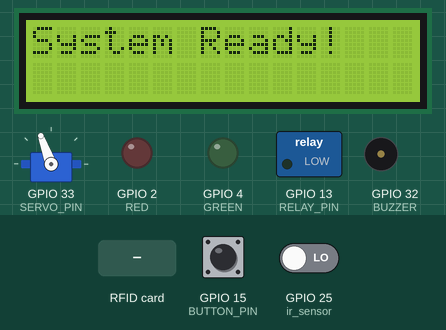
Recording of a sketch running on a simulated ESP32. Shown: 16×2 character LCD, servo, switched loads named in the sketch (green lamp = pin HIGH), output pins drawn as LEDs (lit = HIGH), buzzer (waves = sounding). Dashed ring = blinking. The test bench sets the inputs (shaded band); at power-on: GPIO 25 (ir_sensor) LOW, GPIO 15 (BUTTON_PIN) LOW. WiFi joins after 1.5 s; servers stay silent unless stated; uploads are accepted with an empty reply; what the sketch prints to the serial monitor is not drawn.

Above: at 2.8 s.
2.9 s: RFID card 03 A2 AE 15 held to the reader
At 5.2 s:
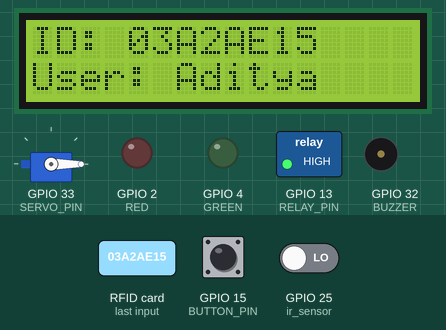
5.5 s: GPIO 25 (ir_sensor) driven HIGH
At 7.0 s:
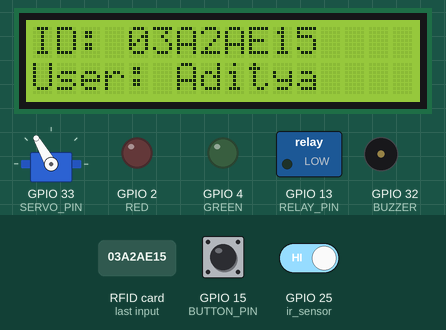
8.5 s: RFID card 03 16 25 11 held to the reader
At 10.8 s:
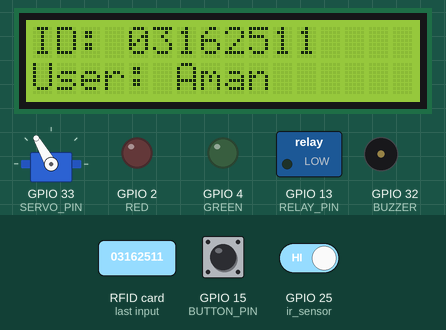
10.9 s: RFID card 03 A2 AE 16 held to the reader
At 13.4 s:
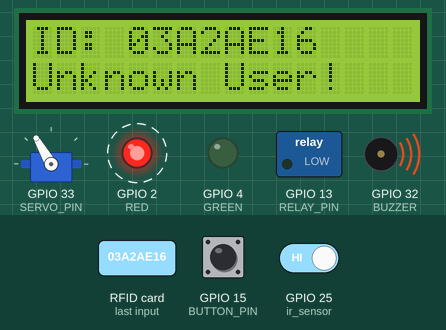
13.9 s: RFID card 5E 7A 19 C4 held to the reader
At 16.1 s:
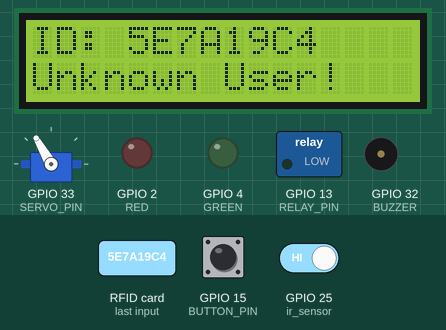
Timing chart, 0 to 17.4 s (numbered marks = the images above; inputs shaded):
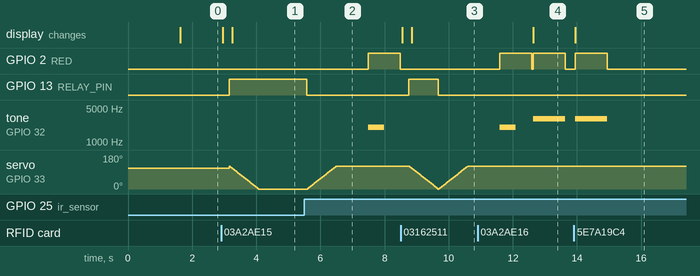

Measured:
- after the input at 2.9 s, GPIO 13 (RELAY_PIN): LOW → HIGH after 0.26 s; the display: first changes after 0.05 s (image 1 shows a later state)
- after the input at 5.5 s, GPIO 2 (RED): LOW → HIGH after 2.0 s, → LOW 1.0 s later; GPIO 13 (RELAY_PIN): HIGH → LOW after 0.07 s; tone on GPIO 32 (BUZZER): silent → 2000 Hz after 2.0 s, → silent 0.50 s later; servo on GPIO 33 (SERVO_PIN): moves from 0° to 120° over 0.87 s, starting after 0.10 s
- after the input at 8.5 s, GPIO 13 (RELAY_PIN): LOW → HIGH after 0.26 s, → LOW 0.92 s later; the display: first changes after 0.05 s (image 3 shows a later state)
- after the input at 10.9 s, the display: changes after 1.7 s (image 4)
- after the input at 13.9 s, GPIO 2 (RED): LOW → HIGH after 0.05 s, → LOW 1.0 s later; tone on GPIO 32 (BUZZER): silent → 3000 Hz after 0.05 s, → silent 1.0 s later; the display: changes after 0.05 s (image 5)

The sketch:

final_door_rfid_code.ino
```cpp
 #include <WiFi.h>
#include <HTTPClient.h>
#include <SPI.h>
#include <MFRC522.h>
#include <Wire.h>               // Include the Wire library for I2C
#include <LiquidCrystal_I2C.h>  // Include the LiquidCrystal_I2C library
#include <ESP32Servo.h>         // ESP32-specific Servo library

// WiFi Configuration
const char* ssid = "SMARTAXIOM";
const char* password = "Amit1305";

// Google Sheets Configuration
String API_ID = "AKfycbx_CdGcPLL_yK7JOcREl8a2SMrHg_eLwzIVy65zerpRapniwNnhCbkE-ASVvjrTjC3Wvg";

// RFID Configuration
#define RST_PIN 22
#define SS_PIN 21
MFRC522 mfrc522(SS_PIN, RST_PIN);
#define ir_sensor 25 // Button to determine IN/OUT
// Button Configuration
#define BUTTON_PIN 15 // Button to determine IN/OUT

// LCD Configuration
#define I2C_SDA 27    // I2C SDA pin
#define I2C_SCL 26    // I2C SCL pin
LiquidCrystal_I2C lcd(0x27, 16, 2); // Initialize the LCD (address, columns, rows)

// LED and Buzzer Configuration
#define RED     2    // Red LED pin
#define GREEN   4    // Green LED pin
#define BUZZER 32    // Buzzer pin
#define RELAY_PIN 13  // Using GPIO13 (D13)
// Servo Configuration
#define SERVO_PIN 33 // Servo motor pin
Servo myServo;       // Create a servo object

void setup() {
  Serial.begin(115200);

  // Initialize WiFi
  connectToWiFi();

  // Initialize RFID
  SPI.begin();
  mfrc522.PCD_Init();

  // Initialize Button
  pinMode(BUTTON_PIN, INPUT); // Button with external pull-up resistor
  pinMode(ir_sensor, INPUT); // Initialize IR sensor as input
  pinMode(RELAY_PIN, OUTPUT);
  digitalWrite(RELAY_PIN, LOW);  // Start with relay OFF
  // Initialize LCD
  Wire.begin(I2C_SDA, I2C_SCL); // Initialize I2C communication
  lcd.init();                   // Initialize the LCD
  lcd.backlight();               // Turn on the backlight
  lcd.setCursor(0, 0);           // Set cursor to the first column, first row
  lcd.print("System Ready!");    // Display a welcome message

  // Initialize LEDs and Buzzer
  pinMode(RED, OUTPUT);
  pinMode(GREEN, OUTPUT);
  pinMode(BUZZER, OUTPUT);

  // Initialize Servo
  myServo.attach(SERVO_PIN); // Attach the servo to the specified pin
  myServo.write(110);        // Set initial position (door closed)

  // Turn off LEDs and Buzzer initially
  digitalWrite(RED, LOW);
  digitalWrite(GREEN, LOW);
  digitalWrite(BUZZER, LOW);

  Serial.println("System Ready!");
}

void loop() {
  rfid_read(); // Handle RFID card scanning
}

// WiFi Connection Handler
void connectToWiFi() {
  Serial.println("\n=== Connecting to WiFi ===");
  WiFi.begin(ssid, password);

  while (WiFi.status() != WL_CONNECTED) {
    delay(500);
    Serial.print(".");
  }

  Serial.println("\nWiFi Connected!");
  Serial.printf("IP Address: %s\n", WiFi.localIP().toString().c_str());
}

// Data Transmission Core
void sendData(String uid, String name, String mode) {
  HTTPClient http;

  // Construct URL with all parameters
  String url = "https://script.google.com/macros/s/" + API_ID + "/exec";
  url += "?uid=" + uid;
  url += "&name=" + name;
  url += "&mode=" + mode;

  Serial.println("\n=== Sending Data ===");
  Serial.println("URL: " + url);

  http.begin(url); // Initialize HTTP connection
  http.setFollowRedirects(HTTPC_STRICT_FOLLOW_REDIRECTS); // Follow redirects

  int httpCode = http.GET(); // Send GET request

  if (httpCode > 0) {
    Serial.printf("HTTP Status Code: %d\n", httpCode);
    String payload = http.getString();
    Serial.println("Response from server:");
    Serial.println(payload);
  } else {
    Serial.printf("HTTP Request failed. Error: %s\n", http.errorToString(httpCode).c_str());
  }

  http.end(); // Close connection
}

// RFID Reading Function
void rfid_read() {
  // Look for new cards
  if (!mfrc522.PICC_IsNewCardPresent()) return;

  if (!mfrc522.PICC_ReadCardSerial()) return;

  // Read UID and format without spaces
  String uid = "";
  for (byte i = 0; i < mfrc522.uid.size; i++) {
    uid += String(mfrc522.uid.uidByte[i] < 0x10 ? "0" : "");
    uid += String(mfrc522.uid.uidByte[i], HEX);
  }
  uid.toUpperCase();

  // Determine mode based on button state
  String mode = digitalRead(BUTTON_PIN) == HIGH ? "IN" : "OUT";

  // Display UID and Mode on Serial Monitor
  Serial.print("UID tag: ");
  Serial.println(uid);

  Serial.print("Mode: ");
  Serial.println(mode);

  // Display User Info on LCD
  lcd.clear(); // Clear the LCD
  lcd.setCursor(0, 0); // Set cursor to the first column, first row
  lcd.print("ID: " + uid); // Display the UID
  lcd.setCursor(0, 1); // Set cursor to the first column, second row
  lcd.print("Mode: " + mode); // Display the mode (IN/OUT)

  // Control LEDs, Buzzer, and Servo
  if (uid == "03A2AE15") { // Known user: Aditya
    sendData(uid, "Aditya", mode);
    lcd.setCursor(0, 1); // Set cursor to the first column, second row
    lcd.print("User: Aditya"); // Display the user's name

    // Activate Servo (open and close door)
    motor1();
    delay(1000);
    if (mode == "IN") {

      digitalWrite(GREEN, HIGH); // Turn on Green LED
      tone(BUZZER, 1000, 500);  // Beep the buzzer for 500ms
      delay(1000);              // Keep Green LED on for 1 second
      digitalWrite(GREEN, LOW); // Turn off Green LED

    } else {
      digitalWrite(RED, HIGH);  // Turn on Red LED
      tone(BUZZER, 2000, 500);  // Beep the buzzer for 500ms
      delay(1000);              // Keep Red LED on for 1 second
      digitalWrite(RED, LOW);   // Turn off Red LED
    }
  } else if (uid == "03162511") { // Known user: Aman
    sendData("03A2AE16", "Aman", mode);
    lcd.setCursor(0, 1); // Set cursor to the first column, second row
    lcd.print("User: Aman"); // Display the user's name

    // Activate Servo (open and close door)
    motor1();
    delay(1000);
    if (mode == "IN") {

      digitalWrite(GREEN, HIGH); // Turn on Green LED
      tone(BUZZER, 1000, 500);  // Beep the buzzer for 500ms
      delay(1000);              // Keep Green LED on for 1 second
      digitalWrite(GREEN, LOW); // Turn off Green LED

    } else {
      digitalWrite(RED, HIGH);  // Turn on Red LED
      tone(BUZZER, 2000, 500);  // Beep the buzzer for 500ms
      delay(1000);              // Keep Red LED on for 1 second
      digitalWrite(RED, LOW);   // Turn off Red LED
    }
  } else { // Unknown user
    Serial.println("Unknown Card!");
    lcd.setCursor(0, 1); // Set cursor to the first column, second row
    lcd.print("Unknown User!"); // Display unknown user message

    digitalWrite(RED, HIGH);  // Turn on Red LED
    tone(BUZZER, 3000, 1000); // Beep the buzzer for 1 second
    delay(1000);              // Keep Red LED on for 1 second
    digitalWrite(RED, LOW);   // Turn off Red LED
  }

  // Reset RFID reader for next scan
  mfrc522.PICC_HaltA();
  mfrc522.PCD_StopCrypto1(); // Stop encryption (important for reset)
}

// Servo Control Function
void motor1()
{
  // Ensure the servo is attached
  myServo.attach(SERVO_PIN);
  digitalWrite(RELAY_PIN, HIGH);
  // Open the door (move to 0°)
  for (int pos = 120; pos >= 0; pos -= 2) {
    myServo.write(pos);
    delay(15);
  }

  // Keep door open as long as object is detected
  while (digitalRead(ir_sensor) == LOW) { // Assuming HIGH means object detected
    delay(100); // Small delay to prevent busy-waiting
  }

  digitalWrite(RELAY_PIN, LOW);
  // Close the door (return to 120°)
  for (int pos = 0; pos <= 120; pos += 2) {
    myServo.write(pos);
    delay(15);
  }

  // Detach the servo to save power
  myServo.detach();
}
```
